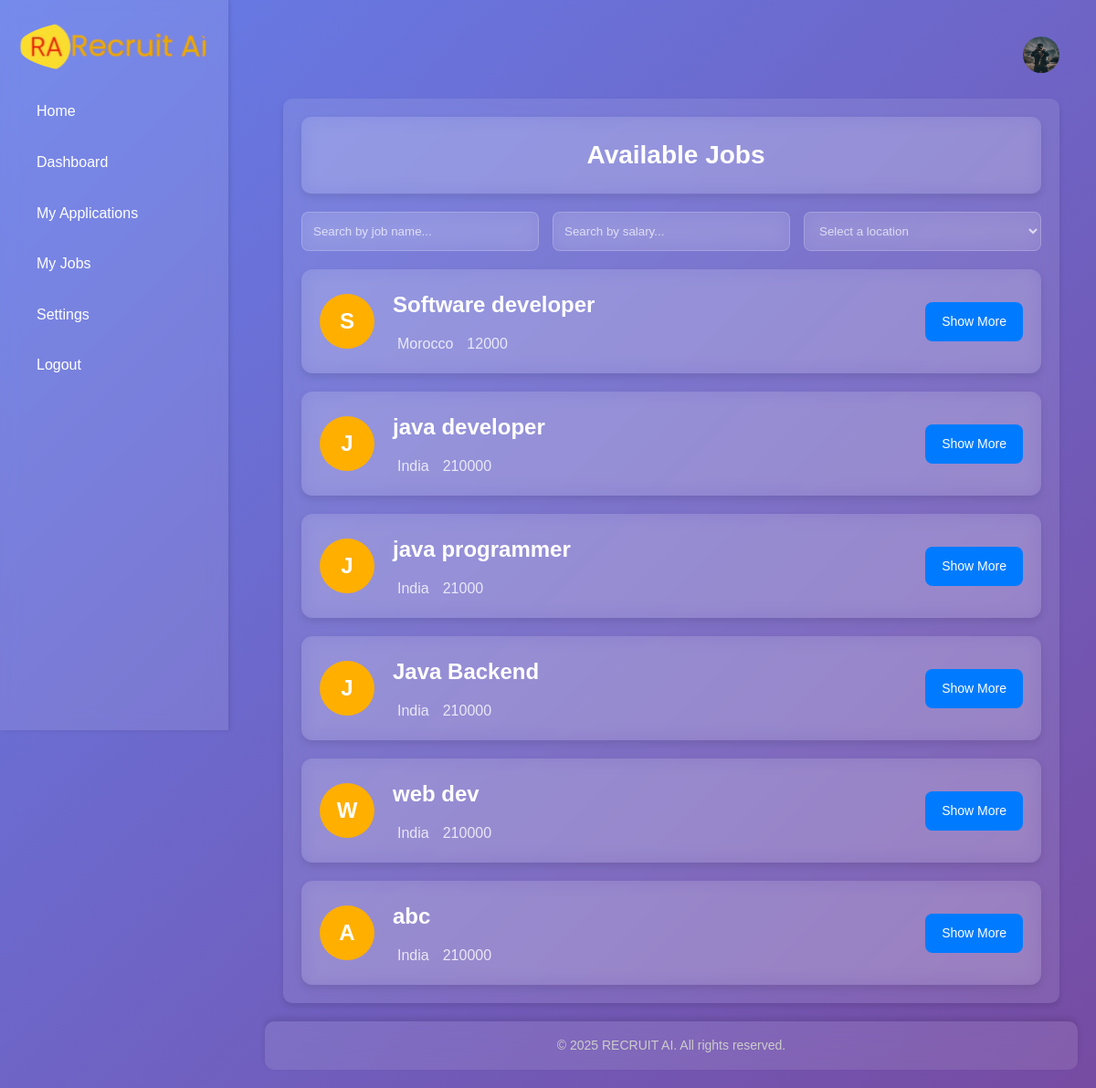
/ (signed in), run on the app's committed database.
### app/models.py (models this page shows)
class Job(db.Model):
    id = db.Column(db.Integer, primary_key=True)
    title = db.Column(db.String(100), nullable=False)
    location = db.Column(db.String(100), nullable=False)
    description = db.Column(db.Text, nullable=False)
    salary = db.Column(db.String(50), nullable=False)
    date_posted = db.Column(db.DateTime, nullable=False, default=datetime.utcnow)
    user_id = db.Column(db.Integer, db.ForeignKey('user.id'), nullable=False)

### app/routes.py (the view)
@main.route('/')
def home():
    if g.user is None:
        return redirect(url_for('main.auth'))
    jobs = Job.query.filter(Job.user_id != g.user.id).all()
    return render_template('snippet_career_list.html', jobs=jobs)

### app/routes.py (called while the page is built)
@main.before_app_request
def load_user():
    user_id = session.get('user_id')
    if user_id:
        g.user = User.query.get(user_id)
    else:
        g.user = None

@main.context_processor
def inject_user():
    return {'user': g.user}

### app/templates/snippet_career_list.html (shortened to what this page needs)
{% extends 'base.html' %}
{% block content %}
<div class="jobs-wrapper">
    <div class="page-header">
        <h1 class="page-title">Available Jobs</h1>
    </div>
    <div class="header-bar">
        <input type="text" placeholder="Search by job name..." class="search-input" id="search-by-name">
        <input type="text" placeholder="Search by salary..." class="search-input" id="search-by-salary">
        <select id="search-by-location" class="search-input">
            <option value="" disabled selected style="color: black;">Select a location</option>
        </select>
    </div>
    <div class="jobs-list" id="jobs-list">
        {% for job in jobs %}
        <div class="job-card"
            data-title="{{ job.title | lower }}"
            data-salary="{{ job.salary }}"
            data-location="{{ job.location | lower }}">
            <div class="job-image">
                {{ job.title[0] | upper }}
            </div>
            <div class="job-info">
                <div class="job-title">
                    <h2>{{ job.title }}</h2>
                </div>
                <div class="job-details">
                    <p>{{ job.location }}</p>
                    <p>{{ job.salary }}</p>
                </div>
            </div>
            <div class="job-actions">
                <a href="{{ url_for('main.job_detail', job_id=job.id) }}" class="edit-button">Show More</a>
            </div>
        </div>
        {% endfor %}
    </div>
</div>
{% endblock %}

### app/templates/base.html (shortened to what this page needs)
<!DOCTYPE html>
<html lang="en">
<head>
</head>
<body>
    <nav>
        <div class="logo-name">
            <div class="logo-image">
                <img src="{{ url_for('static', filename='Images/logo.png') }}" alt="Logo">
            </div>
        </div>
        <div class="menu-items">
            <ul class="nav-links">
                <li><a href="{{ url_for('main.home') }}">
                    <span class="link-name">Home</span>
                </a></li>
                <li><a href="{{ url_for('main.dashboard') }}">
                    <span class="link-name">Dashboard</span>
                </a></li>
                <li><a href="{{ url_for('main.view_applications') }}">
                    <span class="link-name">My Applications</span>
                </a></li>
                <li><a href="{{ url_for('main.my_jobs') }}">
                    <span class="link-name">My Jobs</span>
                </a></li>
                <li><a href="{{ url_for('main.settings') }}">
                    <span class="link-name">Settings</span>
                </a></li>
            </ul>
            <ul class="logout-mode">
                <li><a href="{{ url_for('main.logout') }}">
                    <span class="link-name">Logout</span>
                </a></li>
            </ul>
        </div>
    </nav>
    <section class="dashboard">
        <div class="top">
            <a href="{{ url_for('main.settings') }}">
                <img src="{{ url_for('static', filename='Images/default-profile.png') }}" alt="Default Profile Photo">
            </a>
        </div>
        <div class="dash-content">
            {% block content %}{% endblock %}
        </div>
    </section>
    <footer>
        &copy; 2025 RECRUIT AI. All rights reserved.
    </footer>
</body>
</html>

### app/templates/base.html (style rules this page uses)
* { margin: 0; padding: 0; box-sizing: border-box; }
body { font-family: 'Arial', sans-serif; background: linear-gradient(135deg, #667eea 0%, #764ba2 100%); color: #fff; line-height: 1.6; padding: 20px; }
nav { width: 250px; height: 100vh; background: rgba(255, 255, 255, 0.1); backdrop-filter: blur(10px); position: fixed; top: 0; left: 0; padding: 20px; box-shadow: 2px 0 5px rgba(0, 0, 0, 0.1); }
.logo-image img { width: 100%; border-radius: 50%; }
.menu-items ul { list-style: none; }
.menu-items ul li a { text-decoration: none; color: #fff; display: flex; align-items: center; padding: 10px; margin: 10px 0; border-radius: 5px; transition: background 0.3s ease; }
.dashboard { margin-left: 270px; padding: 20px; }
.top { display: flex; justify-content: space-between; align-items: center; margin-bottom: 20px; }
.top img { width: 40px; height: 40px; border-radius: 50%; cursor: pointer; }
.dash-content { background: rgba(255, 255, 255, 0.1); backdrop-filter: blur(10px); padding: 20px; border-radius: 10px; box-shadow: 0 4px 6px rgba(0, 0, 0, 0.1); }
footer { text-align: center; margin-left: 270px; padding: 15px 0; color: #ccc; font-size: 14px; background: rgba(255, 255, 255, 0.1); backdrop-filter: blur(10px); border-radius: 10px; box-shadow: 0 -4px 6px rgba(0, 0, 0, 0.1); }

### app/templates/snippet_career_list.html (style rules this page uses)
* { margin: 0; padding: 0; box-sizing: border-box; }
body { font-family: 'Arial', sans-serif; background: linear-gradient(135deg, #667eea 0%, #764ba2 100%); color: #fff; line-height: 1.6; padding: 20px; }
.page-header { display: flex; align-items: center; justify-content: center; margin-bottom: 20px; background: rgba(255, 255, 255, 0.1); backdrop-filter: blur(10px); padding: 20px; border-radius: 10px; box-shadow: 0 4px 8px rgba(0, 0, 0, 0.1); flex-wrap: wrap; }
.page-header .page-title { font-size: 28px; color: #fff; margin: 0; }
.header-bar { display: flex; flex-wrap: wrap; gap: 15px; margin-bottom: 20px; justify-content: space-between; }
.header-bar input[type="text"], .header-bar select { flex: 1 1 200px; padding: 12px; border-radius: 8px; border: 1px solid rgba(255, 255, 255, 0.2); background: rgba(255, 255, 255, 0.1); color: #fff; backdrop-filter: blur(10px); transition: border-color 0.3s ease, background 0.3s ease; }
.header-bar input::placeholder, .header-bar select { color: rgba(255, 255, 255, 0.7); }
.jobs-list { display: flex; flex-direction: column; gap: 20px; }
.job-card { display: flex; flex-wrap: wrap; align-items: center; justify-content: space-between; background: rgba(255, 255, 255, 0.1); backdrop-filter: blur(10px); padding: 20px; border-radius: 12px; box-shadow: 0 4px 8px rgba(0, 0, 0, 0.1); transition: transform 0.3s ease, box-shadow 0.3s ease; }
.job-image { background-color: #ffaf00; color: #fff; font-size: 24px; font-weight: bold; display: flex; align-items: center; justify-content: center; border-radius: 50%; width: 60px; height: 60px; margin-right: 20px; flex-shrink: 0; }
.job-info { display: flex; flex-direction: column; flex: 1 1 250px; min-width: 200px; margin-right: 10px; }
.job-title h2 { margin: 0; font-size: 24px; color: #fff; }
.job-details { display: flex; flex-wrap: wrap; gap: 10px; margin-top: 10px; }
.job-details p { display: flex; align-items: center; margin: 0; font-size: 16px; color: rgba(255, 255, 255, 0.8); }
.job-actions { display: flex; align-items: center; justify-content: center; flex-shrink: 0; }
.job-actions .edit-button { padding: 10px 18px; background-color: #007bff; color: white; border: none; border-radius: 8px; text-decoration: none; font-size: 14px; transition: background-color 0.3s ease; }
select option { color: black; }

### data on the page
Job: title "S", title "Software developer", location "Morocco", salary "12000"
Job: title "J", title "java developer", location "India", salary "210000"
Job: title "J", title "java programmer", location "India", salary "21000"
Job: title "J", title "Java Backend", location "India", salary "210000"
Job: title "W", title "web dev", location "India", salary "210000"
Job: title "A", title "abc", location "India", salary "210000"
